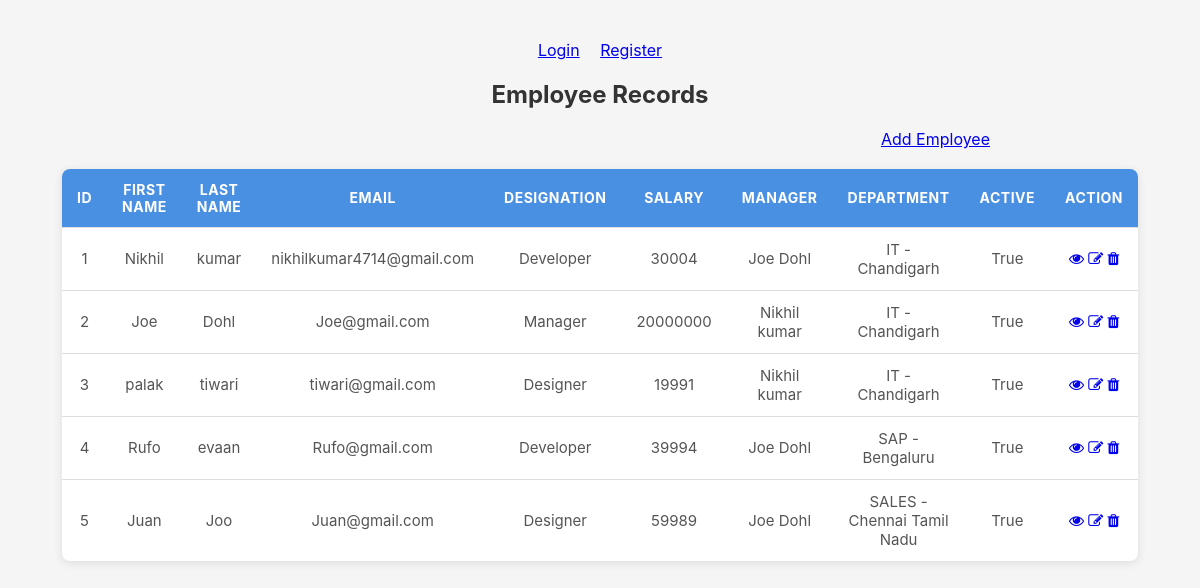
/, run on an earlier commit of the app's database.
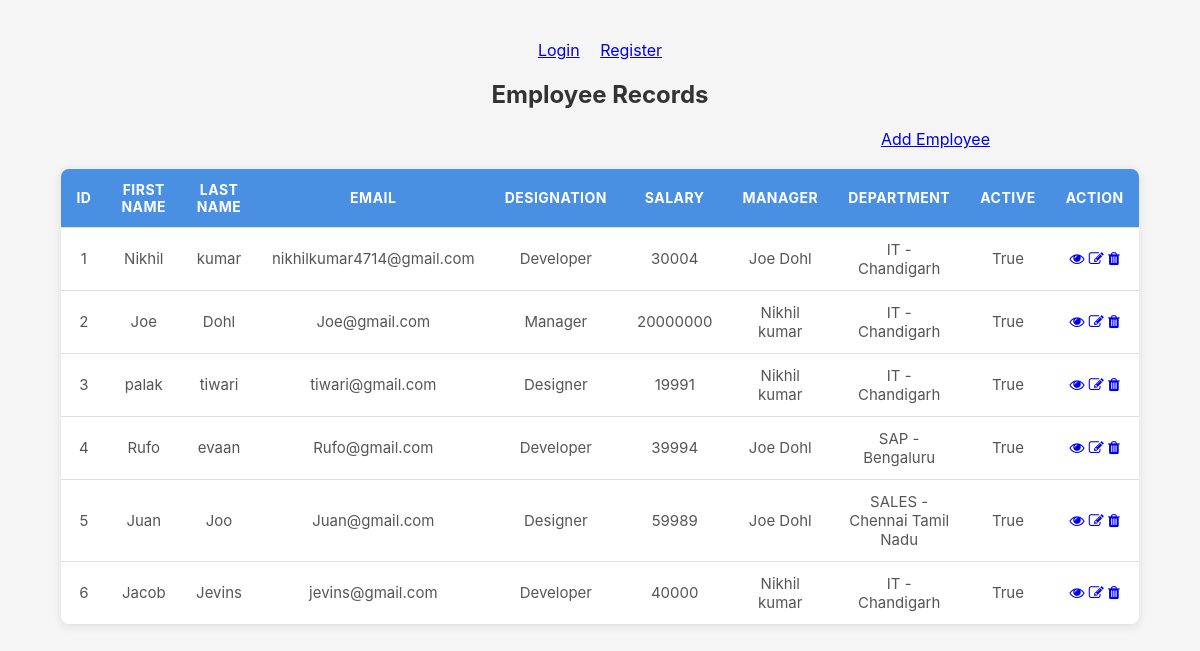
And on a later commit of the database.
### employeesApp/models.py (models this page shows, shortened)
class Employee(models.Model):
    first_name = models.CharField(max_length=50)
    last_name = models.CharField(max_length=50)
    email = models.EmailField(unique=True)
    designation = models.CharField(choices=[('Manager', 'Manager'), ('Developer', 'Developer'), ('Designer', 'Designer')], max_length=20)
    salary = models.IntegerField()
    joining_date = models.DateField()
    is_active = models.BooleanField(default=True)
    department = models.ForeignKey(Departments, on_delete=models.SET_NULL, blank=True, null= True)
    manager = models.ForeignKey("self", on_delete=models.SET_NULL, blank=True, null=True)
    def __str__(self):
        return f"{self.first_name} {self.last_name}"

class Departments(models.Model):
    name = models.CharField(max_length=100)
    location = models.CharField(max_length=50)
    def __str__(self):
        return f"{self.name} - {self.location}"

### employees1/views.py (the view)
# urls.py: 2. Add a URL to urlpatterns:  path('', views.home, name='home')
def home(request):
    employees = Employee.objects.all()
    context = {
        'employees': employees
    }
    return render(request, 'home.html', context)

### templates/home.html (shortened to what this page needs)
{% load static %}
<!DOCTYPE html>
<html lang="en">
<head>
    <link rel="stylesheet" href="{% static 'css/styles.css' %}">
    <link rel="stylesheet" href="https://cdnjs.cloudflare.com/ajax/libs/font-awesome/4.7.0/css/font-awesome.min.css">
</head>
<body>
    {% if not user.is_authenticated %}
    <a href="{% url 'login' %}">Login</a>&emsp;
    <a href="{% url 'register' %}">Register</a>
    {% else %}
    <a href="{% url 'logout' %}" style="float: right; margin-right: 170px;">Logout</a>
    {% endif %}
    <h2>Employee Records </h2>
    <a href="{% url 'add_employee' %}" style="float: right; margin-right: 170px;">Add Employee</a>
    <br></br>
      <table>
        <thead>
            <tr>
                <th>ID</th>
                <th>First Name</th>
                <th>Last Name</th>
                <th>Email</th>
                <th>Designation</th>
                <th>salary</th>
                <th>Manager</th>
                <th>Department</th>
                <th>Active</th>
                <th>Action</th>
            </tr>
        </thead>
        <tbody>
            {% for employee in employees %}
            <tr>
                <td>{{ employee.id }}</td>
                <td>{{ employee.first_name }}</td>
                <td>{{ employee.last_name }}</td>
                <td>{{ employee.email }}</td>
                <td>{{ employee.designation }}</td>
                <td>{{ employee.salary }}</td>
                <td>{{ employee.manager }}</td>
                <td>{{ employee.department }}</td>
                <td>{{ employee.is_active }}</td>
                <td>
                    <div>
                    <a href="{% url 'employee_details' employee.id %}"><i class="fa fa-eye"></i></a>
                        <a href="{% url 'employee_details' employee.id %}"><i class="fa fa-edit"></i></a>
                        <a href="{% url 'employee_details' employee.id %}"><i class="fa fa-trash"></i></a>
                    </div>
                </td>
            </tr>
            {% endfor %}
        </tbody>
      </table>
</body>
</html>

What changed in the data, as far as the page shows it:
added Employee: id "6", first_name "Jacob", last_name "Jevins", email "jevins@gmail.com", designation "Developer", salary "40000", manager "Nikhil kumar", department "IT - Chandigarh", is_active "True"
